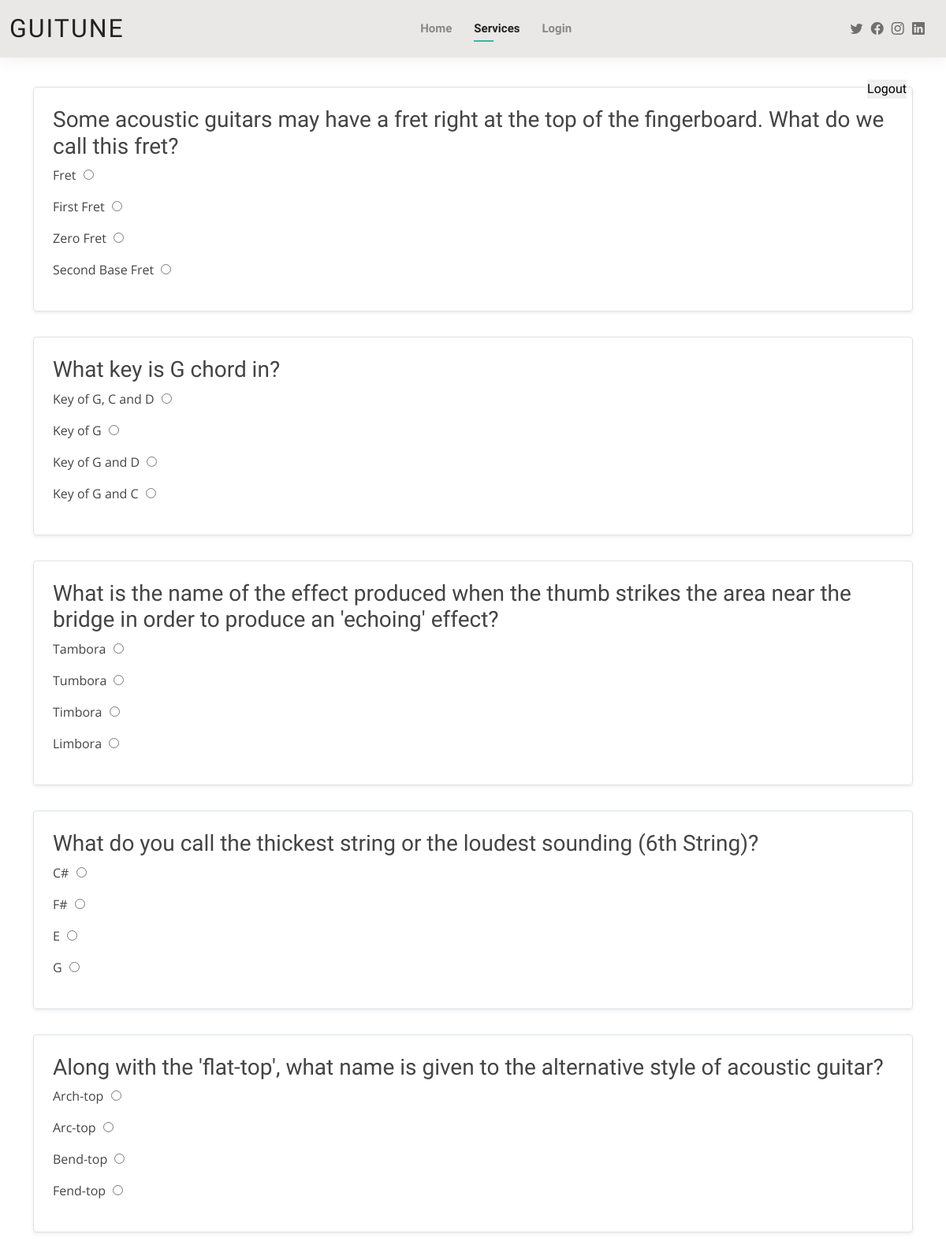
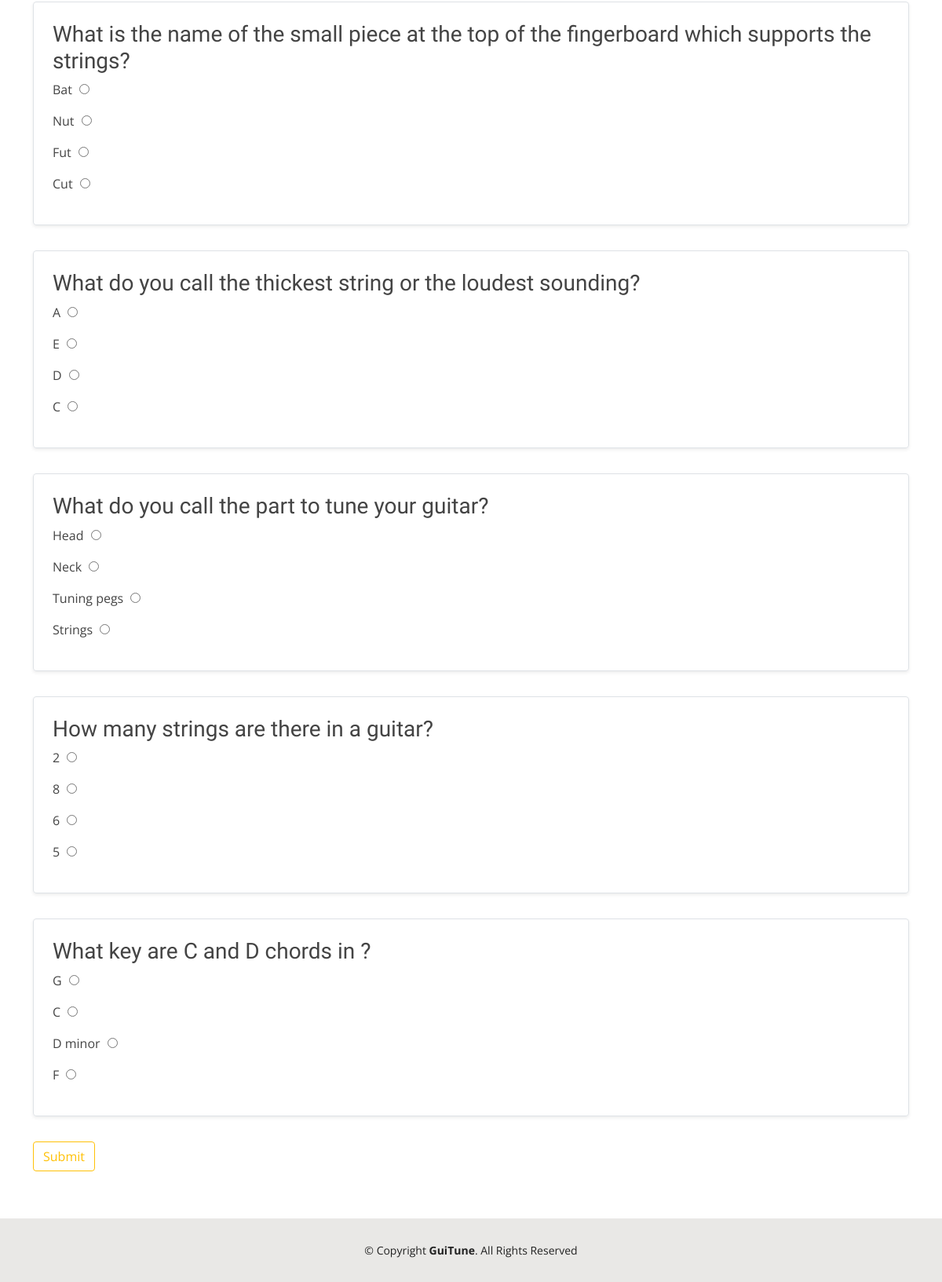
The app's page /quiz/ (signed in) with its own data (2 pictures, top to bottom).
### project/models.py (models this page shows)
class Question(models.Model):
    id = models.AutoField(primary_key=True)
    question = models.CharField(max_length=200)
    option1 = models.CharField(max_length=100)
    option2 = models.CharField(max_length=100)
    option3 = models.CharField(max_length=100)
    option4 = models.CharField(max_length=100)
    correct = models.CharField(max_length=1)

### project/views.py (the view)
# urls.py: path('quiz/', views.quiz, name="quiz"),
def quiz(request):
    if request.user.is_anonymous:
        messages.success(request, "You should login first")
        return redirect('/login_sign')
    questions = Question.objects.all()
    questions = questions.order_by('?')[:10]
    return render(request, 'quiz.html', context={"questions": questions})

### project/templates/quiz.html (shortened to what this page needs)
{% load static %}
<!DOCTYPE html>
<html lang="en">
<head>
    <link href="{% static 'vendor/aos/aos.css' %}" rel="stylesheet">
    <link href="{% static 'vendor/bootstrap/css/bootstrap.min.css' %}" rel="stylesheet">
    <link href="{% static 'vendor/bootstrap-icons/bootstrap-icons.css' %}" rel="stylesheet">
    <link href="{% static 'vendor/boxicons/css/boxicons.min.css' %}" rel="stylesheet">
    <link href="{% static 'vendor/glightbox/css/glightbox.min.css' %}" rel="stylesheet">
    <link href="{% static 'vendor/swiper/swiper-bundle.min.css' %}" rel="stylesheet">
    <link href="{% static 'css/style.css' %}" rel="stylesheet">
</head>
<body>
  <header id="header" class="fixed-top">
    <div class="container-fluid d-flex justify-content-between align-items-center">
      <h1 class="logo me-auto me-lg-0"><a href="/">GuiTune</a></h1>
      <nav id="navbar" class="navbar order-last order-lg-0">
        <ul>
          <li><a href="/index">Home</a></li>
          <li><a class="active" href="/services">Services</a></li>
          <li><a href="/login_sign">Login</a></li>
        </ul>
      </nav>
      <div class="header-social-links">
        <a href="#" class="twitter"><i class="bi bi-twitter"></i></a>
        <a href="#" class="facebook"><i class="bi bi-facebook"></i></a>
        <a href="#" class="instagram"><i class="bi bi-instagram"></i></a>
        <a href="#" class="linkedin"><i class="bi bi-linkedin"></i></a>
      </div>
    </div>
    {% if user.is_authenticated %}
    <form action="/logoutuser" style="position: absolute; top:100px; right: 50px">
        <input id="logout" type="submit" value="Logout" style="font-family: Raleway, sans-serif;">
    </form>
    {% endif %}
  </header>
<main id="main">
<section class="d-flex align-items-center" data-aos="fade-down">
    <div class="container">
    <form method="get" action="/submit_test">
        {% for question in questions %}
            <div class="row mb-2">
                <div class="col">
                    <div class="row g-0 border rounded overflow-hidden  mb-4 shadow-sm h-md-250 position-relative">
                        <div class="col p-4 flex-column position-static">
                            <h3 class="mb-2">{{ question.question }}</h3>
                            <p>
                                <label for="{{ question.id }}_opt1">{{ question.option1 }}</label><input style="-webkit-appearance: radio; margin-left: 1ch" id="{{ question.id }}_opt1" type="radio" name="question_{{ forloop.counter }}" value="{{ question.id }}_1" required>
                            </p>
                            <p>
                                <label for="{{ question.id }}_opt2">{{ question.option2 }}</label><input style="-webkit-appearance: radio; margin-left: 1ch" id="{{ question.id }}_opt2" type="radio" name="question_{{ forloop.counter }}" value="{{ question.id }}_2" required>
                            </p>
                            <p>
                                <label for="{{ question.id }}_opt3">{{ question.option3 }}</label><input style="-webkit-appearance: radio; margin-left: 1ch" id="{{ question.id }}_opt3" type="radio" name="question_{{ forloop.counter }}" value="{{ question.id }}_3" required>
                            </p>
                            <p>
                                <label for="{{ question.id }}_opt4">{{ question.option4 }}</label><input style="-webkit-appearance: radio; margin-left: 1ch" id="{{ question.id }}_opt4" type="radio" name="question_{{ forloop.counter }}" value="{{ question.id }}_4" required>
                            </p>
                        </div>
                    </div>
                </div>
            </div>
        {% endfor %}
        <input class="btn btn-outline-warning" id="question-button" type="submit" value="Submit">
    </form>
    </div>
</section>
</main>
  <footer id="footer">
    <div class="container">
      <div class="copyright">
        &copy; Copyright <strong><span>GuiTune</span></strong>. All Rights Reserved
      </div>
    </div>
  </footer>
</body>
</html>

### static/css/style.css (style rules this page uses)
body { font-family: "Open Sans", sans-serif; color: #444444; }
a { color: #34b7a7; text-decoration: none; }
h1, h2, h3, h4, h5, h6 { font-family: "Raleway", sans-serif; }
#main { margin-top: 50px; }
#header { background: #e9e8e6; box-shadow: 0px 0px 25px 0 rgba(0, 0, 0, 0.08); z-index: 997; padding: 15px 0; }
#header .logo { font-size: 32px; margin: 0; padding: 0; line-height: 1; font-weight: 400; letter-spacing: 2px; text-transform: uppercase; }
#header .logo a { color: #222222; }
.header-social-links { padding-right: 15px; }
.header-social-links a { color: #6f6f6f; padding-left: 6px; display: inline-block; line-height: 0px; transition: 0.3s; font-size: 16px; }
.navbar { padding: 0; }
.navbar ul { margin: 0; padding: 0; display: flex; list-style: none; align-items: center; }
.navbar li { position: relative; padding: 10px 0 10px 28px; }
.navbar a, .navbar a:focus { display: flex; align-items: center; justify-content: space-between; font-family: "Raleway", sans-serif; font-size: 15px; font-weight: 600; color: #888888; white-space: nowrap; transition: 0.3s; position: relative; }
.navbar > ul > li > a:before { content: ""; position: absolute; width: 0; height: 2px; bottom: -5px; left: 0; background-color: #34b7a7; visibility: hidden; width: 0px; transition: all 0.3s ease-in-out 0s; }
.navbar a:hover:before, .navbar li:hover > a:before, .navbar .active:before { visibility: visible; width: 25px; }
.navbar a:hover, .navbar .active, .navbar .active:focus, .navbar li:hover > a { color: #222222; }
section { padding: 60px 0; }
#footer { background: #e9e8e6; padding: 30px 0; color: #222222; font-size: 14px; text-align: center; }
input { border: none; font-family: 'Open Sans', Arial, sans-serif; font-size: 16px; line-height: 1.5em; padding: 0; -webkit-appearance: none; }
p { line-height: 1.5em; }

### records on screen
Question: question "Some acoustic guitars may have a fret right at the top of the fingerboard. What do we call this fret?", option1 "Fret", option2 "First Fret", option3 "Zero Fret", option4 "Second Base Fret"
Question: question "What key is G chord in?", option1 "Key of G, C and D", option2 "Key of G", option3 "Key of G and D", option4 "Key of G and C"
Question: question "What is the name of the effect produced when the thumb strikes the area near the bridge in order to produce an 'echoing' effect?", option1 "Tambora", option2 "Tumbora", option3 "Timbora", option4 "Limbora"
Question: question "What do you call the thickest string or the loudest sounding (6th String)?", option1 "C#", option2 "F#", option3 "E", option4 "G"
Question: question "Along with the 'flat-top', what name is given to the alternative style of acoustic guitar?", option1 "Arch-top", option2 "Arc-top", option3 "Bend-top", option4 "Fend-top"
Question: question "What is the name of the small piece at the top of the fingerboard which supports the strings?", option1 "Bat", option2 "Nut", option3 "Fut", option4 "Cut"
Question: question "What do you call the thickest string or the loudest sounding?", option1 "A", option2 "E", option3 "D", option4 "C"
Question: question "What do you call the part to tune your guitar?", option1 "Head", option2 "Neck", option3 "Tuning pegs", option4 "Strings"
Question: question "How many strings are there in a guitar?", option1 "2", option2 "8", option3 "6", option4 "5"
Question: question "What key are C and D chords in ?", option1 "G", option2 "C", option3 "D minor", option4 "F"
